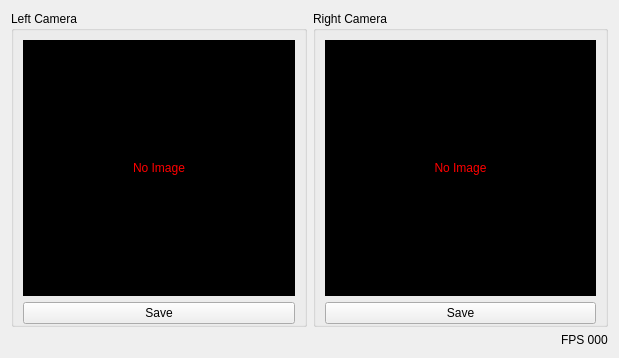
<?xml version="1.0" encoding="UTF-8"?>
<ui version="4.0">
 <class>CameraAdapter</class>
 <widget class="QWidget" name="CameraAdapter">
  <property name="windowModality">
   <enum>Qt::NonModal</enum>
  </property>
  <property name="geometry">
   <rect>
    <x>0</x>
    <y>0</y>
    <width>619</width>
    <height>358</height>
   </rect>
  </property>
  <property name="sizePolicy">
   <sizepolicy hsizetype="Preferred" vsizetype="Preferred">
    <horstretch>0</horstretch>
    <verstretch>0</verstretch>
   </sizepolicy>
  </property>
  <property name="minimumSize">
   <size>
    <width>480</width>
    <height>300</height>
   </size>
  </property>
  <property name="maximumSize">
   <size>
    <width>1920</width>
    <height>1200</height>
   </size>
  </property>
  <property name="windowTitle">
   <string>Camera</string>
  </property>
  <property name="toolTip">
   <string>Displays live feed from the camera along with a depth map and a point cloud of the data.</string>
  </property>
  <layout class="QGridLayout" name="gridLayout">
   <item row="1" column="1">
    <widget class="QGroupBox" name="groupBox_3">
     <property name="title">
      <string>Right Camera</string>
     </property>
     <layout class="QGridLayout" name="gridLayout_3">
      <property name="bottomMargin">
       <number>0</number>
      </property>
      <item row="2" column="0">
       <widget class="QPushButton" name="saveRight">
        <property name="text">
         <string>Save</string>
        </property>
       </widget>
      </item>
      <item row="1" column="0">
       <widget class="QLabel" name="rightFeedLabel">
        <property name="sizePolicy">
         <sizepolicy hsizetype="Expanding" vsizetype="Expanding">
          <horstretch>0</horstretch>
          <verstretch>0</verstretch>
         </sizepolicy>
        </property>
        <property name="styleSheet">
         <string notr="true">color: rgb(255, 0, 0);
background-color: rgb(0, 0, 0);</string>
        </property>
        <property name="text">
         <string>No Image</string>
        </property>
        <property name="scaledContents">
         <bool>true</bool>
        </property>
        <property name="alignment">
         <set>Qt::AlignCenter</set>
        </property>
       </widget>
      </item>
     </layout>
    </widget>
   </item>
   <item row="1" column="0">
    <widget class="QGroupBox" name="groupBox">
     <property name="title">
      <string>Left Camera</string>
     </property>
     <layout class="QGridLayout" name="gridLayout_2">
      <property name="bottomMargin">
       <number>0</number>
      </property>
      <item row="1" column="0">
       <widget class="QLabel" name="leftFeedLabel">
        <property name="sizePolicy">
         <sizepolicy hsizetype="Expanding" vsizetype="Expanding">
          <horstretch>0</horstretch>
          <verstretch>0</verstretch>
         </sizepolicy>
        </property>
        <property name="styleSheet">
         <string notr="true">color: rgb(255, 0, 0);
background-color: rgb(0, 0, 0);</string>
        </property>
        <property name="text">
         <string>No Image</string>
        </property>
        <property name="scaledContents">
         <bool>true</bool>
        </property>
        <property name="alignment">
         <set>Qt::AlignCenter</set>
        </property>
       </widget>
      </item>
      <item row="2" column="0">
       <widget class="QPushButton" name="saveLeft">
        <property name="text">
         <string>Save</string>
        </property>
       </widget>
      </item>
     </layout>
    </widget>
   </item>
   <item row="2" column="1" alignment="Qt::AlignRight">
    <widget class="QLabel" name="fpsLabel">
     <property name="sizePolicy">
      <sizepolicy hsizetype="Fixed" vsizetype="Fixed">
       <horstretch>0</horstretch>
       <verstretch>0</verstretch>
      </sizepolicy>
     </property>
     <property name="styleSheet">
      <string notr="true">padding-top: 0;
padding-bottom: 0;</string>
     </property>
     <property name="lineWidth">
      <number>1</number>
     </property>
     <property name="text">
      <string>FPS 000</string>
     </property>
    </widget>
   </item>
  </layout>
 </widget>
 <resources/>
 <connections/>
</ui>
